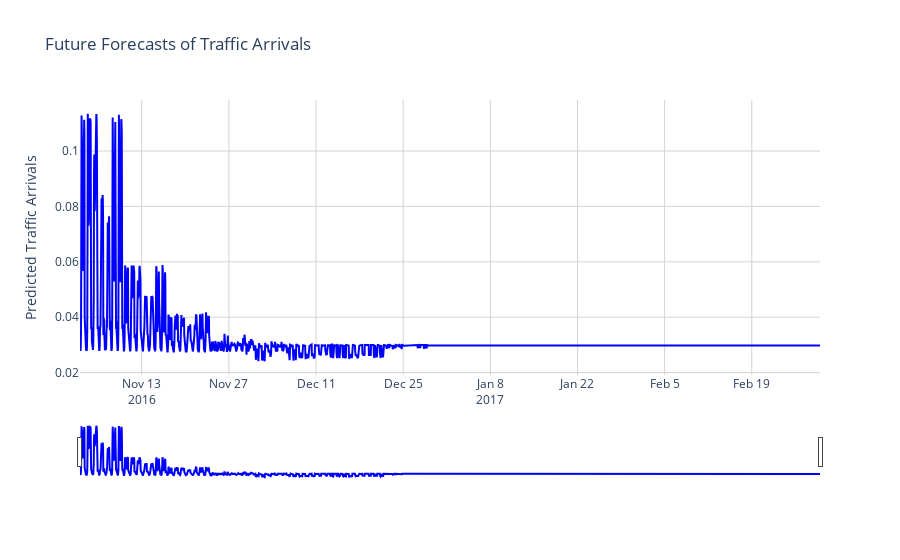

Notebook source saved alongside this figure:
### Code cell
# Create a new figure
fig = go.Figure()

fig.add_trace(go.Scatter(x=future_with_features.index, y=future_with_features['pred'],
                         name='Predicted Traffic Arrivals',
                         line=dict(color='blue', width=2),
                         hovertemplate='<b>Date</b>: %{x|%m-%d-%Y}<br>' +
                                       '<b>Traffic</b>: %{y}<br>' +
                                       '<b>Day of Week</b>: %{x| %A}<extra></extra>'))

fig.update_layout(
    title='Future Forecasts of Traffic Arrivals',
    xaxis=dict(
        rangeslider=dict(visible=True),
        type='date'
    ),
    yaxis_title='Predicted Traffic Arrivals',
    template='plotly_white'
)

fig.update_xaxes(showgrid=True, gridwidth=1, gridcolor='lightgrey')
fig.update_yaxes(showgrid=True, gridwidth=1, gridcolor='lightgrey')

fig.show()

### Figure 1 — Plotly figure (JSON) as saved in the notebook; plotly's stock layout.template omitted (floating-point values rounded to 4 significant figures; data arrays with more than 128 entries replaced by an {"elided": "..."} marker saying what was removed)
{"data": [{"hovertemplate": "<b>Date</b>: %{x|%m-%d-%Y}<br><b>Traffic</b>: %{y}<br><b>Day of Week</b>: %{x| %A}<extra></extra>", "line": {"color": "blue", "width": 2}, "name": "Predicted Traffic Arrivals", "type": "scatter", "x": {"elided": "2854 str values"}, "y": {"elided": "2854 float values"}}], "layout": {"title": {"text": "Future Forecasts of Traffic Arrivals"}, "xaxis": {"gridcolor": "lightgrey", "gridwidth": 1, "rangeslider": {"visible": true}, "showgrid": true, "type": "date"}, "yaxis": {"gridcolor": "lightgrey", "gridwidth": 1, "showgrid": true, "title": {"text": "Predicted Traffic Arrivals"}}}}
